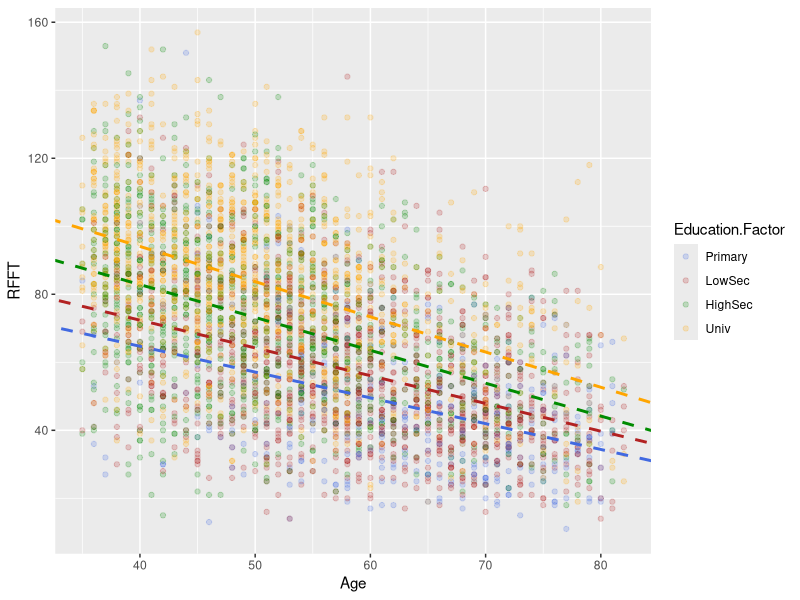
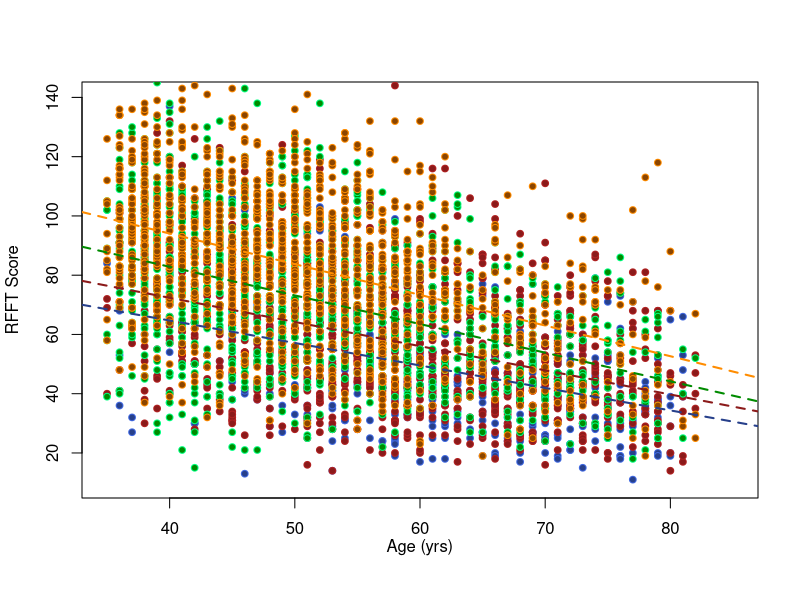
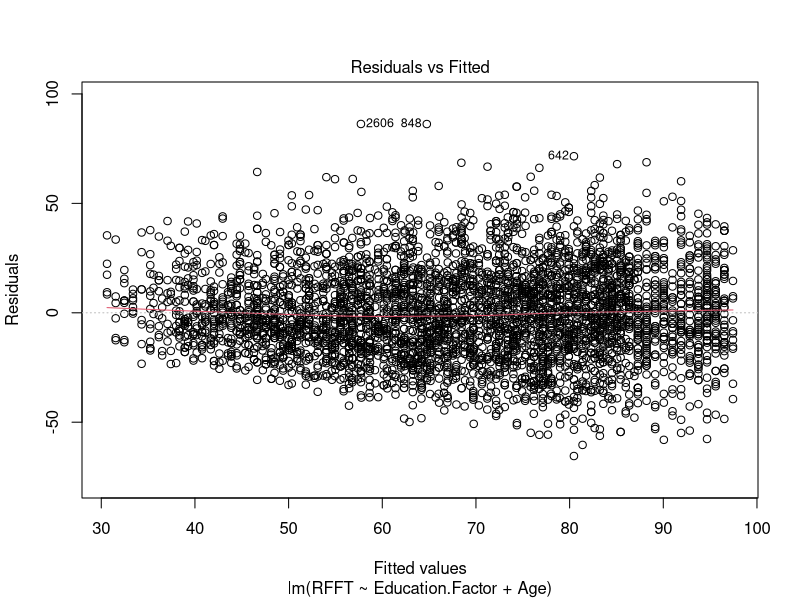
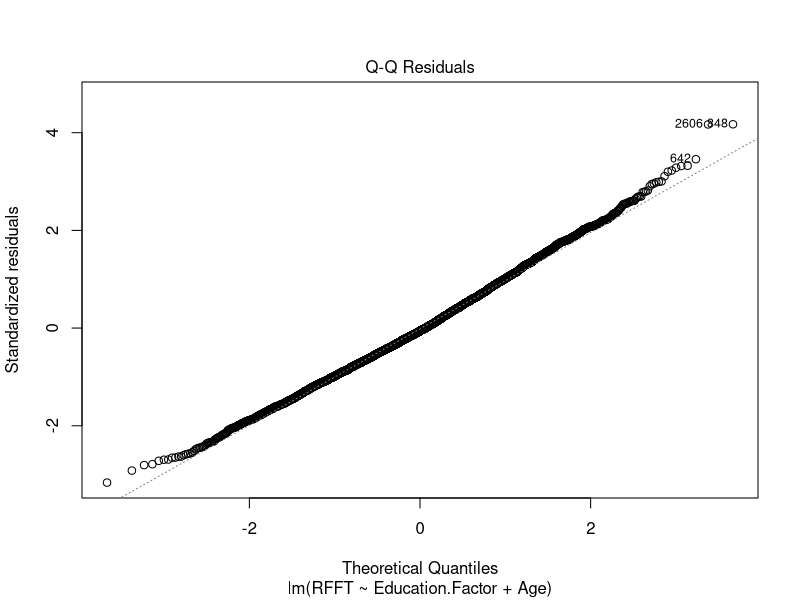
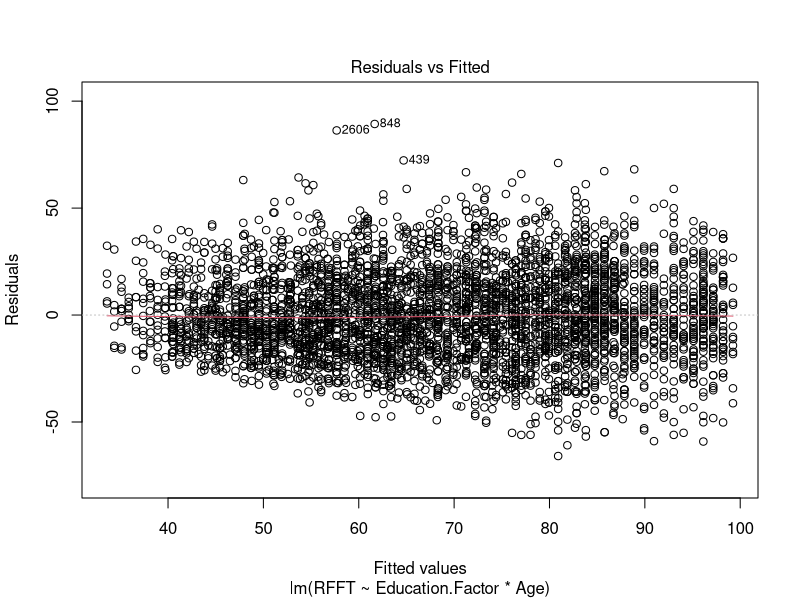
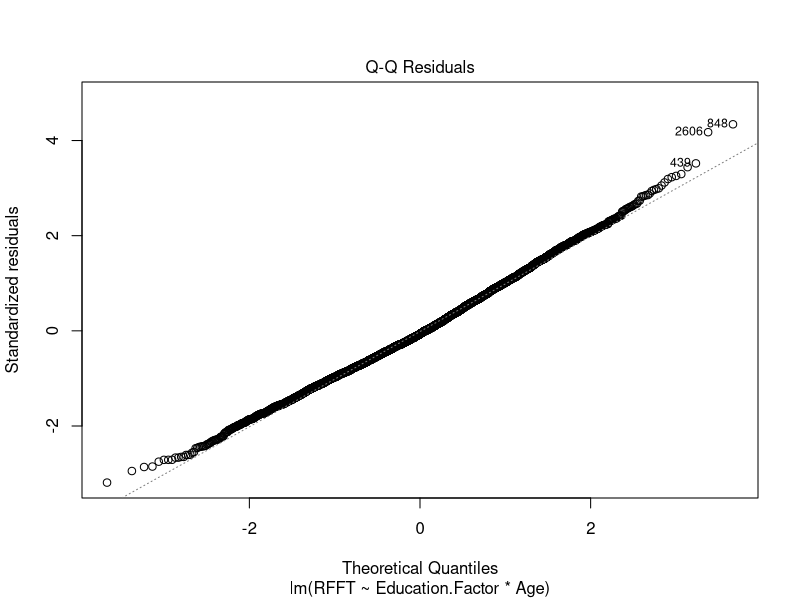

Generate these figures, in order, with R:
## ---- chunk 1
#load the data
prevend = read.csv("data/prevend.csv")

prevend$Education.Factor = factor(prevend$Education, levels = 0:3,
                          labels = c("Primary", "LowSec", "HighSec", "Univ"))
## ---- chunk 2
#fit model
model.statin.dm = lm(RFFT ~ Age + DM, data = prevend)
summary(model.statin.dm)
## ---- chunk 3
#fit interaction model
model.statin.dm.int = lm(RFFT ~ Age*as.factor(DM), data = prevend)
summary(model.statin.dm.int)
## ---- chunk 4
#fit the model
edu.interact = lm(RFFT ~ Education.Factor*Age, data = prevend)
summary(edu.interact)

#ESS F-Test
edu.age = lm(RFFT ~ Education.Factor + Age, data = prevend)
summary(edu.age)
anova(edu.age, edu.interact)

## ---- chunk 5

#create a plot
primary = (prevend$Education.Factor == "Primary")
lowsec = (prevend$Education.Factor == "LowSec")
highsec = (prevend$Education.Factor == "HighSec")
univ = (prevend$Education.Factor == "Univ")

library(tidyverse)
library(ggplot2)
prevend %>% ggplot(mapping = aes(x=Age, y=RFFT, color=Education.Factor)) + 
  geom_point(alpha=0.2) + 
  scale_color_manual(values = c("royalblue", "firebrick","green4", "orange"))  + 
  geom_abline( intercept=edu.interact$coef[1], slope = edu.interact$coef[5], linetype = "dashed", color = "royalblue", linewidth=1) + 
  geom_abline( intercept=edu.interact$coef[1] + edu.interact$coef[2], slope = edu.interact$coef[5] + edu.interact$coef[6], linetype = "dashed", color = "firebrick", linewidth=1) + 
  geom_abline( intercept=edu.interact$coef[1] + edu.interact$coef[3], slope = edu.interact$coef[5] + edu.interact$coef[7], linetype = "dashed", color = "green4", linewidth=1) + 
  geom_abline( intercept=edu.interact$coef[1] + edu.interact$coef[4], slope = edu.interact$coef[5] + edu.interact$coef[8], linetype = "dashed", color = "orange", linewidth=1)
  
## ---- chunk 6
#or, alternatively in base R
plot(RFFT[primary == TRUE] ~ Age[primary == TRUE], 
     data = prevend, 
     pch = 21, cex = 0.9, bg = "royalblue4", col = "royalblue",
     xlab = "", ylab = "RFFT Score",
     xlim = c(35, 85), ylim = c(10, 140))

points(prevend$Age[lowsec == TRUE],
     prevend$RFFT[lowsec == TRUE],
     pch = 21,
     cex = 0.9,
     bg = "firebrick4",
     col = "firebrick")
points(prevend$Age[highsec == TRUE],
     prevend$RFFT[highsec == TRUE],
     pch = 21,
     cex = 0.9,
     bg = "green4",
     col = "springgreen")
points(prevend$Age[univ == TRUE],
     prevend$RFFT[univ == TRUE],
     pch = 21,
     cex = 0.9,
     bg = "darkorange4",
     col = "darkorange")

mtext("Age (yrs)", 1, 1.9)

#plot regression lines
abline(a = edu.interact$coef[1], b = edu.interact$coef[5], lty = 2, col = "royalblue4",
       lwd = 2)
abline(a = edu.interact$coef[1] + edu.interact$coef[2], 
       b = edu.interact$coef[5] + edu.interact$coef[6], lty = 2, col = "firebrick4",
       lwd = 2)
abline(a = edu.interact$coef[1] + edu.interact$coef[3], 
       b = edu.interact$coef[5] + edu.interact$coef[7], lty = 2, col = "green4",
       lwd = 2)
abline(a = edu.interact$coef[1] + edu.interact$coef[4], 
       b = edu.interact$coef[5] + edu.interact$coef[8], lty = 2, col = "darkorange",
       lwd = 2)
## ---- chunk 7
plot(edu.age,which=c(1,2))
plot(edu.interact,which=c(1,2))
